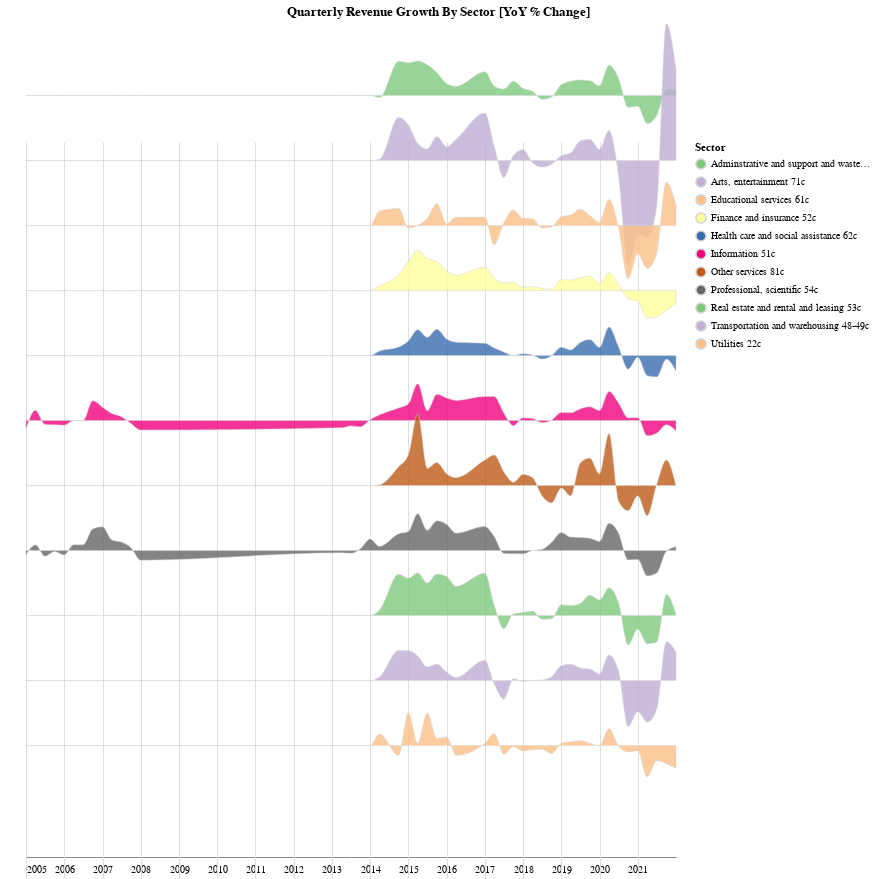

Here is the notebook cell this chart was saved with:
### Code cell
step = 65
overlap = 3

def doRidgeLineFor(df, x, y, row, title='Quarterly Revenue Growth By Sector [YoY % Change]'):
    return alt.Chart(df, height=step).transform_joinaggregate(
        mean_val=f'mean({x})', groupby=[row]
    ).mark_area(
        interpolate='monotone',
        fillOpacity=0.8,
        stroke='lightgray',
        strokeWidth=0.5
    ).encode(
        alt.X(f'{x}:T', title=''),
        alt.Y(
            f'{y}:Q',
            scale=alt.Scale(range=[step, -step * overlap]),
            axis=None
        ),
        alt.Fill(
            f'{row}:N',
            title='Sector',
            #legend=None,
            scale=alt.Scale(scheme='accent')
        ),
        tooltip=[alt.Tooltip(f'{x}:T'), alt.Tooltip(f'{row}:N'), alt.Tooltip(f'{y}:Q', format=',.02f')]
    ).facet(
        row=alt.Row(
            f'{row}:N',
            title=None,
            header=alt.Header(labelColor='white') #, labelAnchor='end')
        )
    ).properties(
        title=title,
        bounds='flush'
    ).configure_facet(
        spacing=0
    ).configure_view(
        stroke=None,
        width=650
    ).configure_title(
        anchor='middle'
    )
    
categories_yoy = adj_categories_agg.copy().set_index('dt')[['variable', 'value_adj']].pivot(columns='variable')\
            .applymap(float).pct_change(4).applymap(lambda v: v * 100).reset_index().melt(id_vars='dt')

c = doRidgeLineFor(categories_yoy[['dt', 'variable', 'value']].dropna(), 'dt', 'value', 'variable')
c.save('services.png')

c.display()

### Figure 1 — Vega-Lite specification as saved in the notebook (floating-point values rounded to 4 significant figures; data arrays with more than 128 entries replaced by an {"elided": "..."} marker saying what was removed)
{"config": {"view": {"continuousWidth": 400, "continuousHeight": 300, "stroke": null, "width": 650}, "facet": {"spacing": 0}, "title": {"anchor": "middle"}}, "data": {"name": "data-df82067818a7ea374300542050092586"}, "facet": {"row": {"field": "variable", "header": {"labelColor": "white"}, "title": null, "type": "nominal"}}, "spec": {"mark": {"type": "area", "fillOpacity": 0.8, "interpolate": "monotone", "stroke": "lightgray", "strokeWidth": 0.5}, "encoding": {"fill": {"field": "variable", "scale": {"scheme": "accent"}, "title": "Sector", "type": "nominal"}, "tooltip": [{"field": "dt", "type": "temporal"}, {"field": "variable", "type": "nominal"}, {"field": "value", "format": ",.02f", "type": "quantitative"}], "x": {"field": "dt", "title": "", "type": "temporal"}, "y": {"axis": null, "field": "value", "scale": {"range": [65, -195]}, "type": "quantitative"}}, "height": 65, "transform": [{"joinaggregate": [{"op": "mean", "field": "dt", "as": "mean_val"}], "groupby": ["variable"]}]}, "bounds": "flush", "title": "Quarterly Revenue Growth By Sector [YoY % Change]", "$schema": "https://vega.github.io/schema/vega-lite/v4.17.0.json", "datasets": {"data-df82067818a7ea374300542050092586": {"elided": "353 records"}}}
